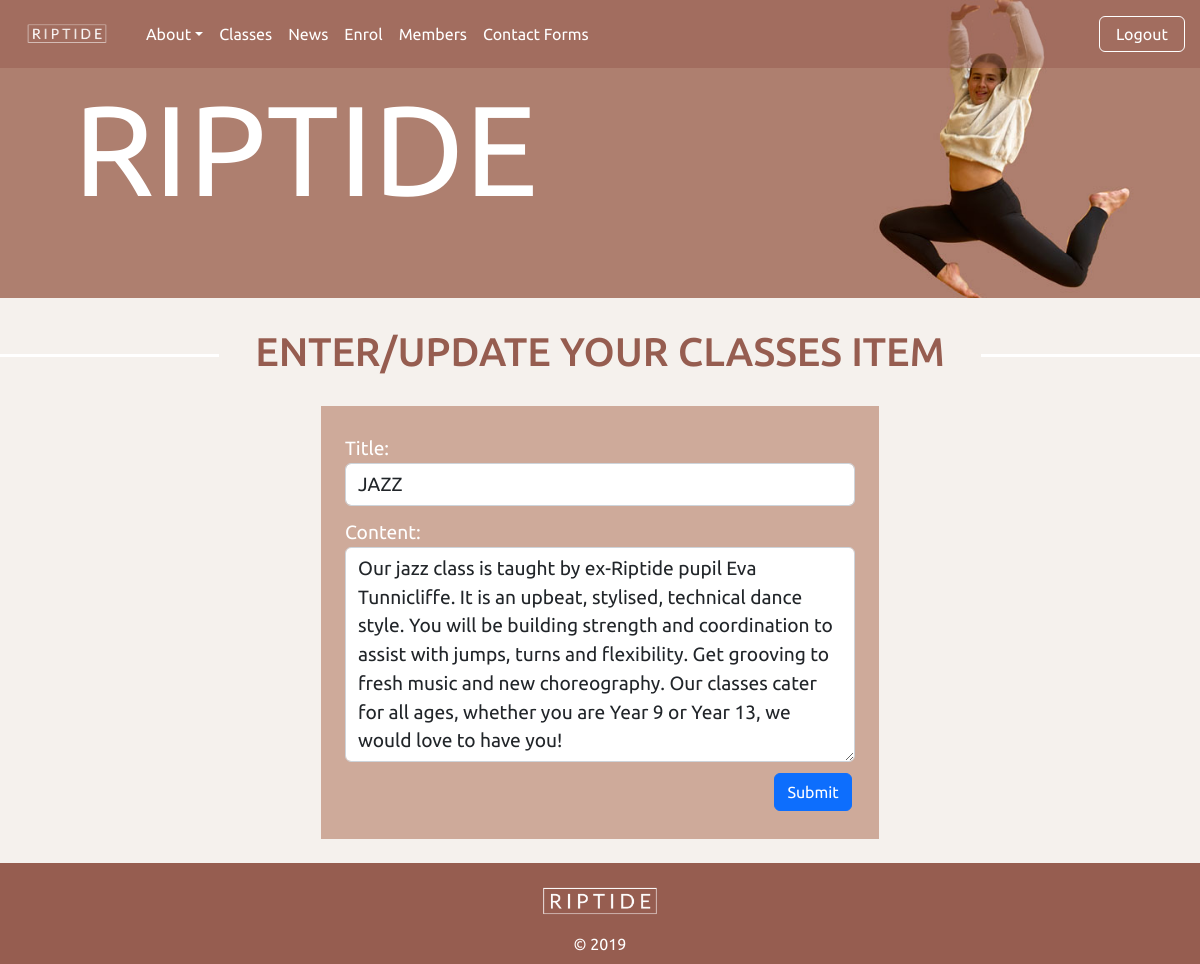
Page /classes_cud?id=1&task=update (signed in) on the committed database.
### tables this page shows
CREATE TABLE classes(
    classes_id integer primary key autoincrement not null,
    classes_title text not null,
    content text not null unique,
    image not null,
    member_id integer not null,
    foreign key(member_id) references member(member_id)
);

### server.py (the view, shortened to what this page needs)
@app.route('/classes_cud', methods =['GET', 'POST'])
def classes_cud():
    data = request.args
    required_keys = ['id','task']
    for k in required_keys:
        if k not in data.keys():
            message = "Do not know what to do with create read update on news (key not present)"
            return render_template('error.html', message=message)
    if request.method == "GET":
        if data['task'] == 'delete':
            if data['task'] == 'delete':
                sql = """delete from classes where classes_id = ?"""
                values_tuple = (data['id'],)
                result = run_commit_query(sql, values_tuple, db_path)
                sql = """delete from registration where classes_id = ?"""
                values_tuple = (data['id'],)
                result = run_commit_query(sql, values_tuple, db_path)
            return redirect(url_for('classes'))
        elif data['task'] == 'update':
            sql = """ select classes_title, content from classes where classes_id=? """
            values_tuple = (data['id'])
            result = run_search_query_tuples(sql, values_tuple, db_path, True)
            result = result[0]
            return render_template("classes_cud.html",
                                   **result,
                                   id=data['id'],
                                   task=data['task'])
        elif data['task'] == 'add':
            temp = {'classes_title':'Test Title', 'content':'Test Content'}
            return render_template("classes_cud.html", id=0, task=data['task'],
                                   **temp)
        else:
            message = "Unrecognised task coming from classes page"
            return render_template('error.html', message=message)
    else:
        message = "Unrecognised command coming from classes page"
        return render_template("error.html", message=message)

### db_functions.py (called while the page is built)
def run_search_query_tuples(sql_query,values_tuple, file_path, rowfactory=False):
    result = None
    try:
        db = sqlite3.connect(file_path)
        if rowfactory:
            db.row_factory = sqlite3.Row
        cursor = db.cursor()
        cursor.execute(sql_query,values_tuple)
        result = cursor.fetchall()
        cursor.close()
    except sqlite3.Error as error:
        print("Error running search query tuples: {}".format(error))
        return None
    db.close()
    if result is None:
        print("No search values were found")
    return result

### templates/classes_cud.html (shortened to what this page needs)
{% extends "layout.html" %}
{% block banner %}
static/images/molly_banner3.jpg
{% endblock %}
{% block content %}
<h1>ENTER/UPDATE YOUR CLASSES ITEM</h1>
<div class="container-lg">
  <div class="news p-4 my-4">
  <form action="{{url_for('classes_cud', id=id, task=task)}}" method="POST">
    <div class="">
      <label for="classes_title" class="form-text">Title:</label>
      <input type="text" class="form-control" id="classes_title" name="classes_title" placeholder="" value="{{classes_title}}" required>
    </div>
    <div class="my-2">
      <label for="content" class="form-text">Content:</label>
      <textarea class="form-control" id="content" name="content" rows="7" required>{{content}}</textarea>
    </div>
    <div class="text-end">
      <button type="submit" class="btn btn-primary">Submit</button>
    </div>
  </form>
  </div>
</div>
{% endblock %}

### static/styles.css (style rules this page uses)
body { font-family: 'Ubuntu', sans-serif; background-color: rgb(245,241,237); }
h1 { padding:0; overflow: hidden; color:rgb(150,93,80); display: table; white-space: nowrap; margin: 0.75em 0; scroll-margin-top: 3em; }
h1:before, h1:after { border-top: 3px solid rgb(255,255,255); content: ''; display: table-cell; position: relative; top: 0.65em; width: 50%; }
h1:before { right: 3%; }
h1:after { left: 3%; }
.form-text { color: white; font-size: 1em; }
.btn { color: white; margin: 0.2em; }
label, input[type='text'], input[type='email'], textarea { font-size: 1.2em !important; }
.news { max-width: 50%; translate: 50%; padding: 2em; background-color: rgb(206, 170, 154); }

### rows in the picture
classes: classes_title "JAZZ", content "Our jazz class is taught by ex-Riptide pupil Eva Tunnicliffe. It is an upbeat, stylised, technical dance style. You will be building strength and coordination to assist with jumps, turns and flexibility. Get grooving to fresh music and new choreography. Our classes cater for all ages, whether you are Year 9 or Year 13, we would love to have you!"
